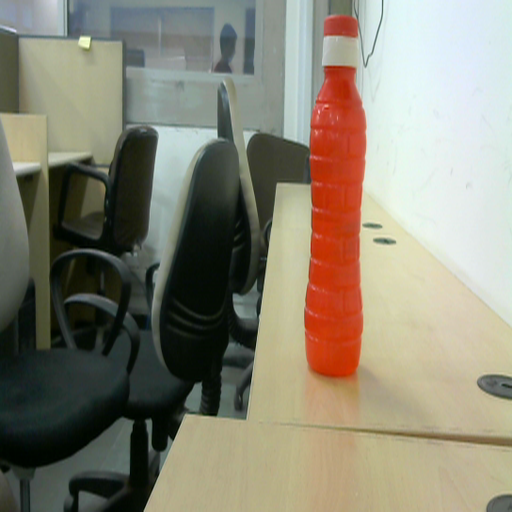
#> input picture images/misc/left_5.png, 512 x 512 px, found by its file name
$ python stereo_rectify.py   (Python 2 division)   (older library calls are emulated)
#> lines starting #> are read from the running program, lines starting #| are printed output that depends on the picture
import cv2
import numpy as np
from matplotlib import pyplot as plt


img_1 = cv2.imread('left_5.png',1)
#> img_1 is the input picture: shape (512, 512, 3); mean B, G, R 117.3, 133.6, 137.9
img_2 = cv2.imread('right_5.png',1)
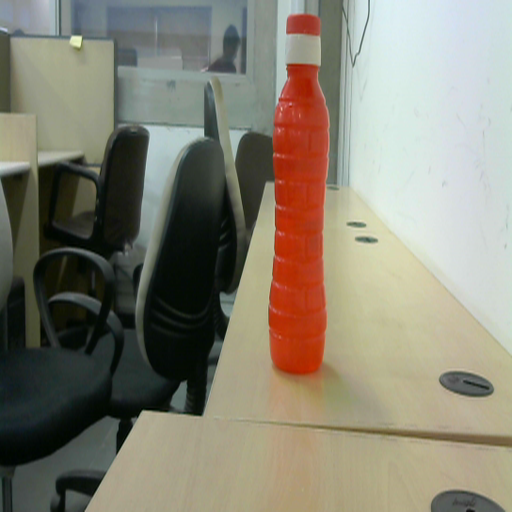
#> input picture images/misc/right_5.png, 512 x 512 px, found by its file name
#> img_2 is the input picture: shape (512, 512, 3); mean B, G, R 115.9, 130.9, 134.9
rows,cols = img_1.shape[:2]
#> rows = 512; cols = 512

'''camera_matrix_1 = np.matrix([[6.431071007716022e+02,0,294.6248],[0,1.177128650603916e+03,5.146612567771655e+02],[0,0,1]])#30.0783

camera_matrix_2 = (1.0e+03)*np.matrix([[0.6537,0,0.3020],[0,1.1825,0.5609],[0,0,0.0010]])#46.5610

dist_coeffs_1 = np.matrix([-0.1702,    0.4512,0,0,0])
dist_coeffs_2 = np.matrix([-0.1430,    0.1704,  0,0 ,0])

r = np.matrix([[0.9997,0.0198,0.0149],[-0.0203,0.9992,0.0354],[-0.0142,-0.0357,0.9993]])
t = np.array([-88.0120,-15.4548,52.2919])'''


camera_matrix_1 = np.matrix([[734.5626,0,2847837],[0,797.2962,302.3755],[0,0,1]])#30.0783

camera_matrix_2 = np.matrix([[743.5223,0,333.2208],[0,802.5812,306.2985],[0,0,1]])#46.5610

dist_coeffs_1 = np.matrix([-0.1666,    0.1677,0,0,0])
dist_coeffs_2 = np.matrix([-0.2210,    0.8222,  0,0 ,0])

r = np.matrix([[0.9981,-0.0039,0.0615],[0.0034,1.00,0.0091],[-0.0616,-0.0088,0.9981]])
t = np.array([-62.2974,2.7549,4.8679])


r_1 = np.matrix([[0.9950,0.0896,0.0447],[-0.0819 ,   0.9852,   -0.1503],[-0.0575,    0.1459,    0.9876]])
p_1 = (1.0e+04)*np.matrix([[0.0653,    0.0128,    0.0000],[-0.0097,    0.1082,   -0.0000],[0.0254 ,   0.0680 ,   0.0001],[-8.4100 ,  -2.2334,   -0.0016 ]])

r_2 = np.matrix([[0.9921,    0.0928,    0.0849],[-0.0819,    0.9889,   -0.1243],[-0.0955,    0.1163,    0.9886]])
p_2 = (1.0e+05)*np.matrix([[0.0067,    0.0016,    0.0000],[ -0.0009,    0.0110,   -0.0000],[0.0024,    0.0069,    0.0000],[-2.0128,   -2.3393,   -0.0014]])

# [6 lines of commented-out code are left out]
'''new_cam_mat_1 , roi_1 = cv2.getOptimalNewCameraMatrix(camera_matrix_1,dist_coeffs_1,(cols,rows),0,(cols,rows))
img_1_rectified = cv2.undistort(img_1, camera_matrix_1, dist_coeffs_1, None, new_cam_mat_1)
# print ,camera_matrix_1
#x,y,w,h = roi_1
#img_1_rectified = img_1_rectified[y:y+h,x:x+h]

new_cam_mat_2 , roi_2 = cv2.getOptimalNewCameraMatrix(camera_matrix_2,dist_coeffs_2,(cols,rows),0,(cols,rows))
img_2_rectified = cv2.undistort(img_2, camera_matrix_2, dist_coeffs_2, None, new_cam_mat_2)
#x,y,w,h = roi_2
#img_2_rectified = img_2_rectified[y:y+h,x:x+h]
print roi_1,roi_2'''

( r_1,r_2,p_1,p_2,depth,roi_1,roi_2  ) = cv2.stereoRectify(camera_matrix_1,dist_coeffs_1,camera_matrix_2,dist_coeffs_2,(512,512),r,t,flags=0)


print p_1.shape
print r_1,r_2
print p_1,p_2

newcameramtx_1, roi_1=cv2.getOptimalNewCameraMatrix(camera_matrix_1,dist_coeffs_1,(cols,rows),1,(cols,rows))
#> roi_1 = (0, 0, 0, 0)

newcameramtx_2, roi_2=cv2.getOptimalNewCameraMatrix(camera_matrix_2,dist_coeffs_2,(cols,rows),1,(cols,rows))
#> roi_2 = (9, 10, 501, 498)

undistortion_map_left,rectification_map_left   = cv2.initUndistortRectifyMap(camera_matrix_1,dist_coeffs_1,r_1,newcameramtx_1,(512,512),cv2.CV_32FC1)

undistortion_map_right,rectification_map_right   = cv2.initUndistortRectifyMap(camera_matrix_2,dist_coeffs_2,r_2,newcameramtx_2,(512,512),cv2.CV_32FC1)

print rectification_map_left.shape
#| (512, 512)

normalised = np.sum(rectification_map_left)/(512.00*512.00)
#> normalised = 297.9

img_1_rectified = cv2.remap(img_1,undistortion_map_left,rectification_map_left,cv2.INTER_NEAREST)
#> img_1_rectified: shape (512, 512, 3); every value is 0
img_2_rectified = cv2.remap(img_2,undistortion_map_right,rectification_map_right,cv2.INTER_NEAREST)
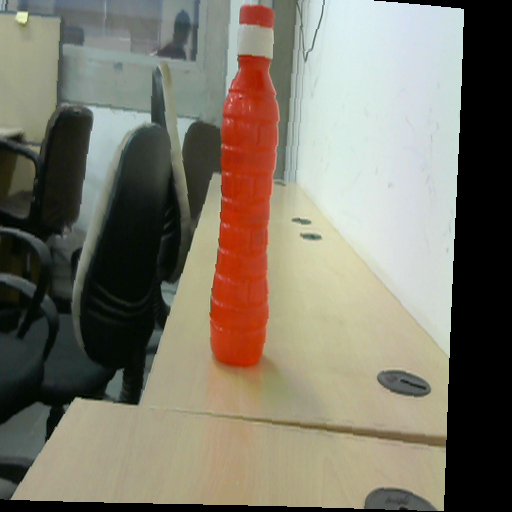
#> img_2_rectified: shape (512, 512, 3); mean B, G, R 105.9, 120, 124.9

color = (0,255,0)

'''cv2.line(img_1_rectified, (0,100), (511,100), color,1)
cv2.line(img_1_rectified, (0,256), (511,256), color,1)
cv2.line(img_2_rectified, (0,100), (511,100), color,1)
cv2.line(img_2_rectified, (0,256), (511,256), color,1)
cv2.line(img_1_rectified, (0,300), (511,300), color,1)
cv2.line(img_1_rectified, (0,400), (511,400), color,1)
cv2.line(img_2_rectified, (0,300), (511,300), color,1)
cv2.line(img_2_rectified, (0,400), (511,400), color,1)'''

cv2.imwrite('left_20.png',img_1_rectified)
cv2.imwrite('right_20.png',img_2_rectified)

fig = plt.figure()
ax1 = fig.add_subplot(2,2,1)
ax1.imshow(img_1_rectified,cmap='gray')
ax2 = fig.add_subplot(2,2,2)
ax2.imshow(img_2_rectified,cmap='gray')
ax3 = fig.add_subplot(2,2,3)
ax3.imshow(img_1,cmap='gray')
ax4 = fig.add_subplot(2,2,4)
ax4.imshow(img_2,cmap='gray')

plt.show()
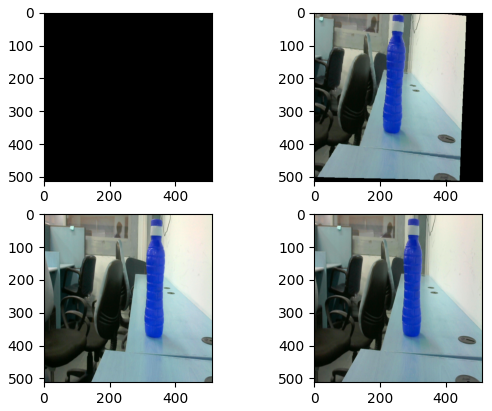
#> figure drawn by matplotlib, 4 panels; B, G, R data is drawn as R, G, B


'''cv2.imshow('left',img_1_rectified)
cv2.imshow('right',img_2)
cv2.waitKey(0)'''
